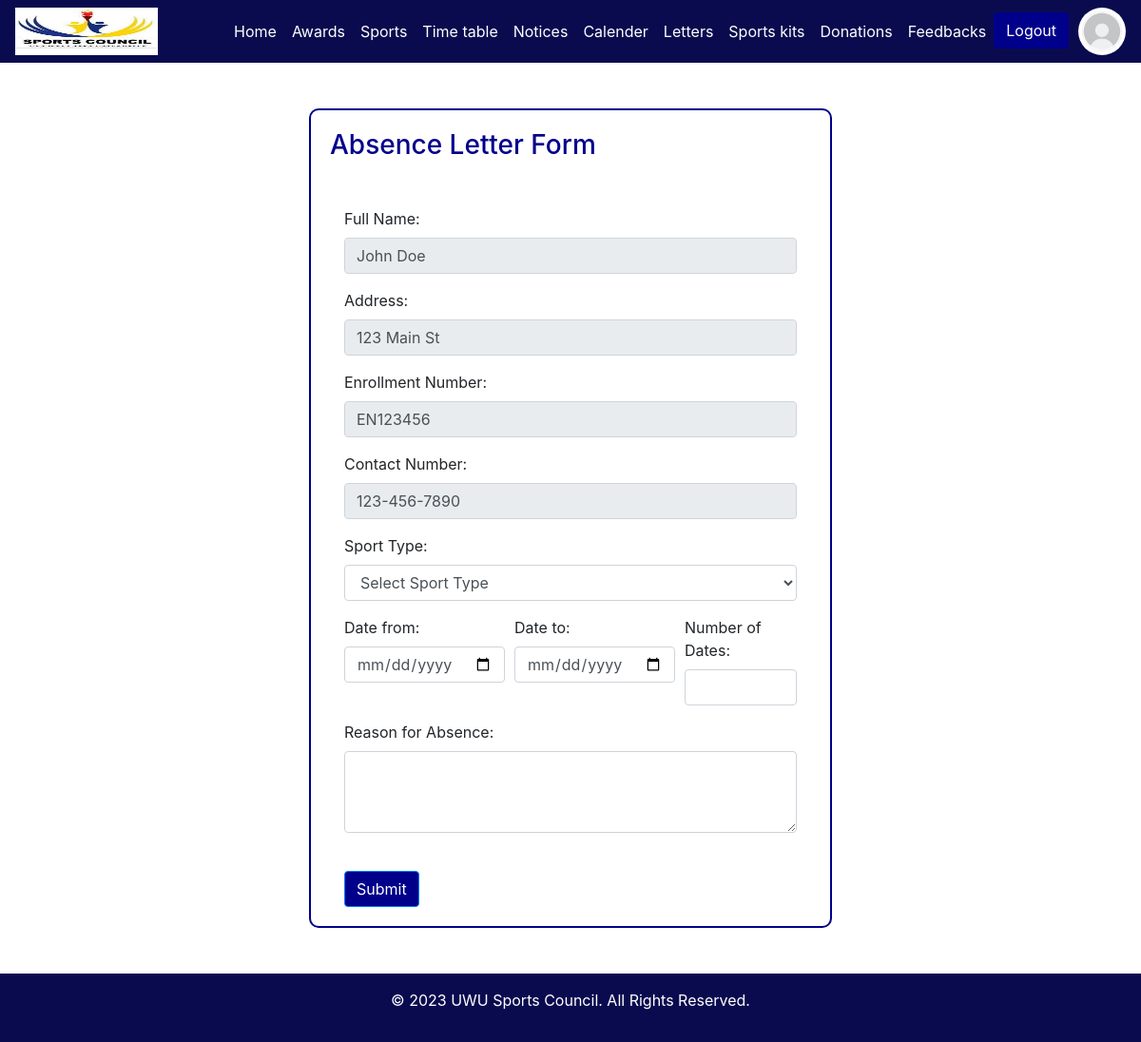
Page /letter.php (signed in) on the committed database.
### tables this page shows
CREATE TABLE `university_students` (
  `id` int(11) NOT NULL,
  `full_name` varchar(255) NOT NULL,
  `address` varchar(255) NOT NULL,
  `district` varchar(255) NOT NULL,
  `birthday` date NOT NULL,
  `nic` varchar(12) NOT NULL,
  `degree` varchar(255) NOT NULL,
  `faculty` varchar(255) NOT NULL,
  `enrollment_no` varchar(20) NOT NULL,
  `phone_no` varchar(15) NOT NULL,
  `university_email` varchar(255) NOT NULL,
  `password` varchar(255) NOT NULL,
  `gender` enum('male','female') NOT NULL,
  `sport_type` varchar(20) NOT NULL,
  `medical_issues` text NOT NULL,
  `confirm_password` varchar(255) NOT NULL
);

### classes/User.php (called while the page is built, shortened)
<?php
class User {
    public static function getUserById($con, $user_id) {
        try {
            $query = "SELECT * FROM university_students WHERE id = ?";
            $pstmt = $con->prepare($query);
            $pstmt->bindValue(1, $user_id);
            $pstmt->execute();
            if ($pstmt->rowCount() > 0) {
                return $pstmt->fetch(PDO::FETCH_ASSOC);
            }
            return null;
        } catch (PDOException $exc) {
            die("Error in getUserById: " . $exc->getMessage());
        }
    }
}

### letter.php (the view, shortened to what this page needs)
<?php
require_once 'classes/DbConnector.php';
require_once 'classes/User.php';
$user = [];
if (isset($_SESSION['user_id'])) {
  $user_id = $_SESSION['user_id'];
  $db = DbConnector::getConnection();
  $user = User::getUserById($db, $user_id);
}
?>
<!DOCTYPE html>
<html>
<head>
  <link rel="stylesheet" href="https://maxcdn.bootstrapcdn.com/bootstrap/4.5.2/css/bootstrap.min.css">
</head>
<body>
<nav class="navbar navbar-expand-lg navbar-light">
  <img style="width:150px; height:50px;" src="images/logo.jpg">
  <div class="collapse navbar-collapse" id="navbarNav">
    <ul class="navbar-nav ml-auto">
      <li class="nav-item active">
        <a class="nav-link" href="home_page.php">Home <span class="sr-only">(current)</span></a>
      </li>
       <li class="nav-item">
        <a class="nav-link" href="awards.php">Awards</a>
      </li>
      <li class="nav-item">
      <a class="nav-link" href="./sports/Frontend/index.php">Sports</a>
      </li>
      <li class="nav-item">
        <a class="nav-link" href="Page/1.php">Time table</a>
      </li>
      <li class="nav-item">
        <a class="nav-link" href="players.php">Notices</a>
      </li>
      <li class="nav-item">
        <a class="nav-link" href="Tournements.php">Calender</a>
      </li>
      <li class="nav-item">
        <a class="nav-link" href="letter.php">Letters</a>
      </li>
      <li class="nav-item">
        <a class="nav-link" href="sport_kit.php">Sports kits</a>
      </li>
      <li class="nav-item">
        <a class="nav-link" href="donation.php">Donations</a>
      </li>
       <li class="nav-item">
        <a class="nav-link" href="feedback_page.php">Feedbacks</a>
      </li>
      <li class="nav-item">
      <a style="background-color:darkblue; border-color: darkblue; margin-right: 10px;" href="logout.php" class="btn btn-dark">Logout</a>
      </li>
    </ul>
  </div>
  <a class="nav-item" href="profile.php">
  <img class="rounded-profile" src="images/profile1.jpg" alt="Profile Icon" style="width:50px; height:50px;">
</a>
</nav>
<br><br>
  <div id="absenceForm" class="form-container">
    <h3 style="color:darkblue;" class="mb-3">Absence Letter Form</h3>
    <div class="container mt-5">
      <div class="absence-form">
          <form action="<?php echo $_SERVER["PHP_SELF"]; ?>" method="POST" onsubmit="return confirmSubmission()">
          <div class="form-group">
            <label for="fullName">Full Name:</label>
            <input type="text" class="form-control" name="fullName" id="fullName"
              value="<?php echo isset($user['full_name']) ? htmlspecialchars($user['full_name']) : ''; ?>" readonly>
          </div>
          <div class="form-group">
            <label for="address">Address:</label>
            <input type="text" class="form-control" name="address" id="address"
              value="<?php echo isset($user['address']) ? htmlspecialchars($user['address']) : ''; ?>" readonly>
          </div>
          <div class="form-group">
            <label for="enrollmentNumber">Enrollment Number:</label>
            <input type="text" class="form-control" name="enrollmentNumber" id="enrollmentNumber"
              value="<?php echo isset($user['enrollment_no']) ? htmlspecialchars($user['enrollment_no']) : ''; ?>"
              readonly>
          </div>
          <div class="form-group">
            <label for="contactNumber">Contact Number:</label>
            <input type="text" class="form-control" name="contactNumber" id="contactNumber"
              value="<?php echo isset($user['phone_no']) ? htmlspecialchars($user['phone_no']) : ''; ?>" readonly>
          </div>
          <div class="form-group">
            <label for="sportType">Sport Type:</label>
            <select class="form-control" name="sportType" id="sportType" required>
              <option value="">Select Sport Type</option>
            </select>
          </div>
          <div class="form-row">
            <div class="form-group col">
              <label for="dateFrom">Date from:</label>
              <input type="date" class="form-control" name="dateFrom" id="dateFrom" required>
            </div>
            <div class="form-group col">
              <label for="dateTo">Date to:</label>
              <input type="date" class="form-control" name="dateTo" id="dateTo" required>
            </div>
            <div class="form-group col">
              <label for="numberOfDates">Number of Dates:</label>
              <input type="text" class="form-control" name="numberOfDates" id="numberOfDates" required>
            </div>
          </div>
          <div class="form-group">
            <label for="reasonForAbsence">Reason for Absence:</label>
            <textarea class="form-control" id="reasonForAbsence" name="reasonForAbsence" rows="3" required></textarea>
          </div><br>
          <button style="background-color:darkblue;" type="submit" class="btn btn-primary">Submit</button>
        </form>
      </div>
    </div>
  </div>
  <br><br>
  <footer style="background-color: #0A0B4F;" class=" text-white text-center py-3">
    <p>&copy; 2023 UWU Sports Council. All Rights Reserved.</p>
  </footer>
</body>
</html>

### letter.php (style rules this page uses)
.navbar-nav .nav-link { color: white !important; }
.navbar { background-color: #0A0B4F; }
.form-container { margin: auto; max-width: 550px; border: 2px solid darkblue; padding: 20px; border-radius: 10px; }
.navbar { background-color:#0A0B4F; }
.rounded-profile { width: 50px; height: 50px; border-radius: 50%; object-fit: cover; }

### rows in the picture
university_students: fullName "John Doe", address "123 Main St", enrollmentNumber "EN123456", contactNumber "123-456-7890"
